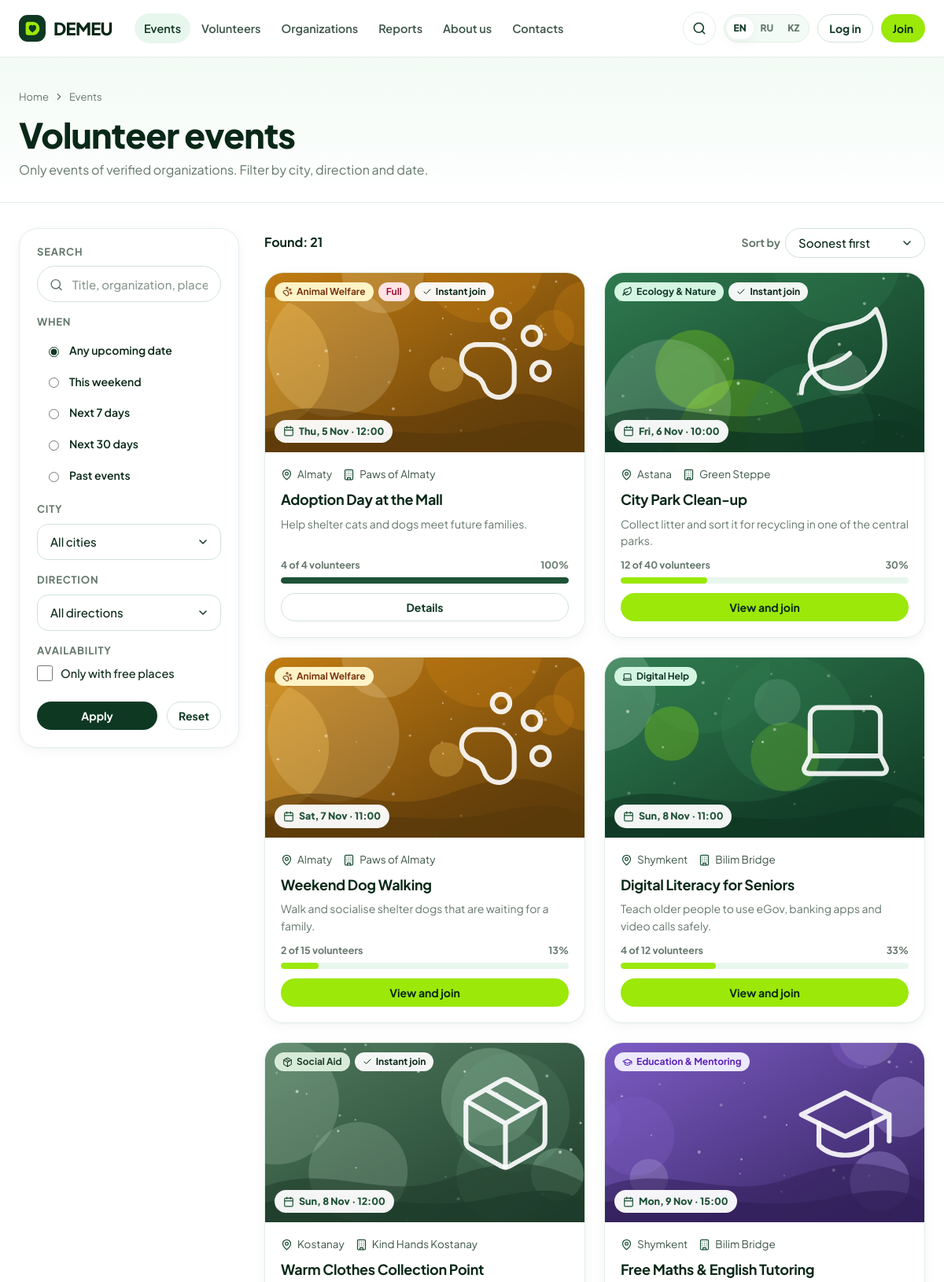
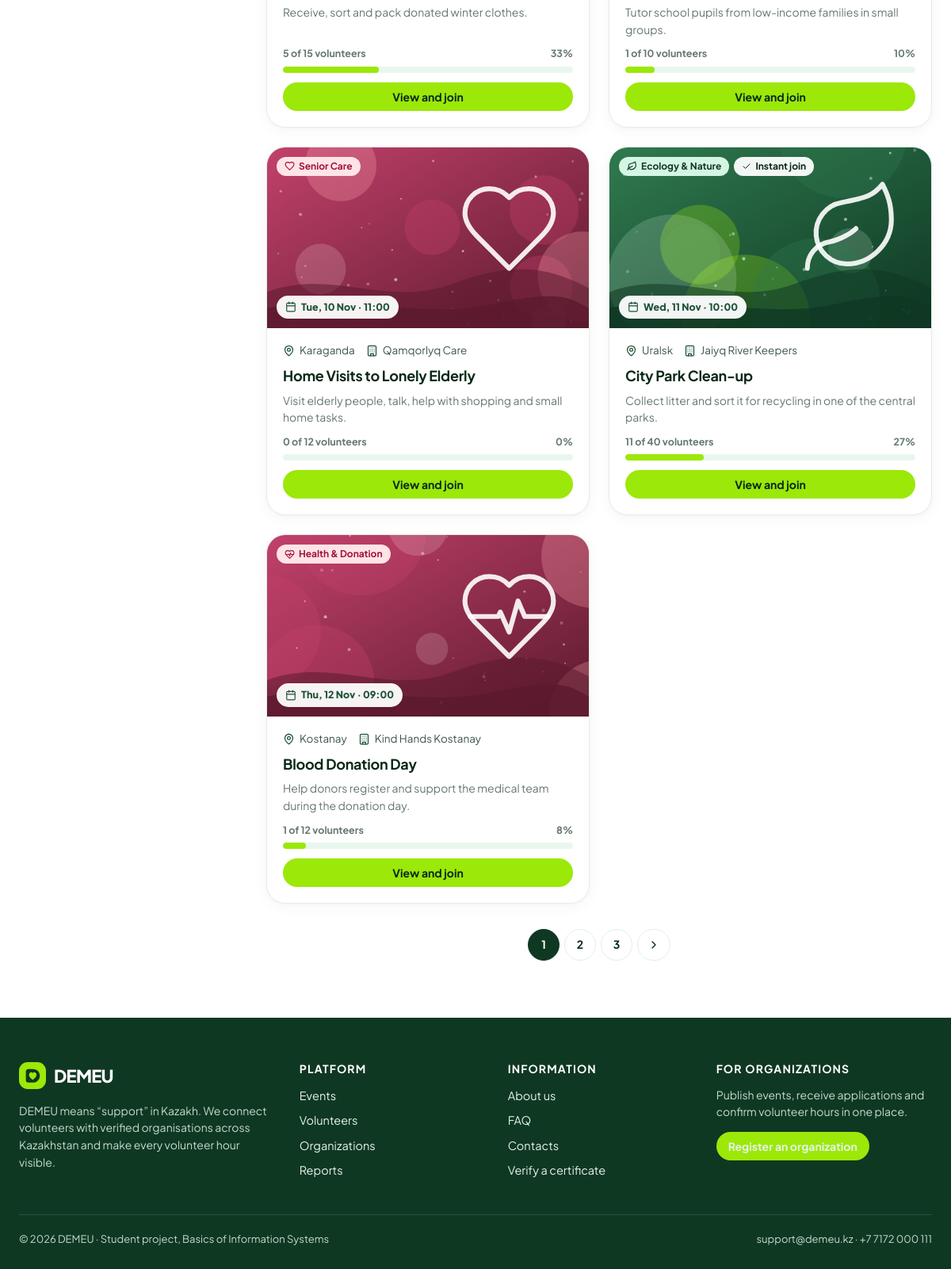
The app's page /events with its own data (2 pictures, top to bottom).
### tables this page shows
CREATE TABLE events (
    event_id              INTEGER PRIMARY KEY,
    org_id                INTEGER NOT NULL REFERENCES organizations(org_id) ON DELETE RESTRICT,
    coordinator_id        INTEGER NOT NULL REFERENCES coordinators(coordinator_id) ON DELETE RESTRICT,
    direction_id          INTEGER NOT NULL REFERENCES directions(direction_id) ON DELETE RESTRICT,
    city_id               INTEGER NOT NULL REFERENCES cities(city_id) ON DELETE RESTRICT,
    title                 TEXT NOT NULL CHECK (length(trim(title)) >= 5),
    summary               TEXT NOT NULL,       -- one line for cards
    description           TEXT NOT NULL,
    address               TEXT NOT NULL,
    starts_at             TEXT NOT NULL,       -- YYYY-MM-DD HH:MM
    ends_at               TEXT NOT NULL,
    registration_deadline TEXT NOT NULL,
    max_volunteers        INTEGER NOT NULL CHECK (max_volunteers BETWEEN 1 AND 1000),
    min_age               INTEGER NOT NULL DEFAULT 14 CHECK (min_age BETWEEN 14 AND 99),
    requires_approval     INTEGER NOT NULL DEFAULT 1 CHECK (requires_approval IN (0,1)),
    requirements          TEXT,                -- what to bring / skills needed
    provided              TEXT,                -- what organisers provide (meals, gloves...)
    cover_path            TEXT,
    status                TEXT NOT NULL DEFAULT 'published'
                          CHECK (status IN ('draft','published','cancelled','completed')),
    cancel_reason         TEXT,
    created_at            TEXT NOT NULL DEFAULT (datetime('now','localtime')),
    updated_at            TEXT,
    CHECK (ends_at > starts_at),
    CHECK (registration_deadline <= starts_at)
);

CREATE TABLE directions (
    direction_id INTEGER PRIMARY KEY,
    slug         TEXT NOT NULL UNIQUE,
    name_en      TEXT NOT NULL,
    name_ru      TEXT NOT NULL,
    name_kk      TEXT NOT NULL,
    icon         TEXT NOT NULL DEFAULT 'heart',
    tone         TEXT NOT NULL DEFAULT 'mint'
                 CHECK (tone IN ('mint','sage','butter','sky','rose','lilac'))
);

CREATE TABLE cities (
    city_id     INTEGER PRIMARY KEY,
    name_en     TEXT NOT NULL UNIQUE,
    name_ru     TEXT NOT NULL,
    name_kk     TEXT NOT NULL,
    region_en   TEXT NOT NULL,
    lat         REAL,
    lng         REAL
);

CREATE TABLE organizations (
    org_id           INTEGER PRIMARY KEY,
    name             TEXT NOT NULL UNIQUE,
    bin              TEXT NOT NULL UNIQUE CHECK (length(bin) = 12 AND bin NOT GLOB '*[^0-9]*'),
    org_type         TEXT NOT NULL CHECK (org_type IN ('ngo','foundation','initiative','university','government','business')),
    description      TEXT NOT NULL,
    city_id          INTEGER NOT NULL REFERENCES cities(city_id) ON DELETE RESTRICT,
    address          TEXT NOT NULL,
    email            TEXT NOT NULL,
    phone            TEXT NOT NULL,
    website          TEXT,
    logo_path        TEXT,
    founded_year     INTEGER CHECK (founded_year BETWEEN 1950 AND 2100),
    status           TEXT NOT NULL DEFAULT 'pending'
                     CHECK (status IN ('pending','verified','rejected','suspended')),
    status_comment   TEXT,                     -- reason for rejection / suspension
    verified_at      TEXT,
    verified_by      INTEGER REFERENCES users(user_id) ON DELETE SET NULL,
    created_at       TEXT NOT NULL DEFAULT (datetime('now','localtime'))
);

### demeu/public.py (the view)
@bp.route("/events")
def events():
    q = clean(request.args.get("q"), 100)
    city, direction = arg_int("city"), arg_int("direction")
    when = request.args.get("when", "upcoming")
    only_free = request.args.get("free") == "1"
    sort = request.args.get("sort", "soon")
    now = datetime.now()
    where, args = [S.PUBLIC_WHERE], []
    if q:
        where.append("(e.title LIKE ? OR e.summary LIKE ? OR e.description LIKE ? OR o.name LIKE ? OR e.address LIKE ?)")
        args += [f"%{q}%"] * 5
    if city:
        where.append("e.city_id = ?"); args.append(city)
    if direction:
        where.append("e.direction_id = ?"); args.append(direction)
    if when == "past":
        where.append("e.ends_at < ?"); args.append(now_str())
    else:
        where.append("e.status = 'published' AND e.ends_at >= ?"); args.append(now_str())
        if when == "week":
            where.append("e.starts_at <= ?"); args.append((now + timedelta(days=7)).strftime("%Y-%m-%d 23:59"))
        elif when == "weekend":
            sat = now.date() + timedelta(days=(5 - now.weekday()) % 7)
            if now.weekday() == 6:
                sat = now.date() - timedelta(days=1)
            where.append("e.starts_at BETWEEN ? AND ?")
            args += [f"{sat} 00:00", f"{sat + timedelta(days=1)} 23:59"]
        elif when == "month":
            where.append("e.starts_at <= ?"); args.append((now + timedelta(days=30)).strftime("%Y-%m-%d 23:59"))
    if only_free:
        where.append("""(SELECT COUNT(*) FROM registrations r WHERE r.event_id=e.event_id
                         AND r.status IN ('approved','attended')) < e.max_volunteers
                        AND e.registration_deadline >= ?""")
        args.append(now_str())
    order = {"soon": "e.starts_at ASC", "new": "e.created_at DESC",
             "spots": "(e.max_volunteers - taken) DESC"}.get(sort, "e.starts_at ASC")
    if when == "past":
        order = "e.starts_at DESC"
    base = S.EVENT_SELECT + " WHERE " + " AND ".join(where)
    total = scalar(f"SELECT COUNT(*) FROM ({base})", args)
    page = Page(total, page_arg(), 9)
    rows = query(f"{base} ORDER BY {order} LIMIT ? OFFSET ?", args + [page.per_page, page.offset])
    return render_template("public/events.html", events=rows, page=page, q=q, city=city,
                           direction=direction, when=when, only_free=only_free, sort=sort, **ref())

### demeu/core.py (called while the page is built, shortened)
def get_lang():
    lang = session.get("lang")
    if lang in LANGS:
        return lang
    best = request.accept_languages.best_match(["en", "ru", "kk"]) if request else None
    return best or "en"

def _(key, **params):
    entry = TRANSLATIONS.get(key)
    if entry is None:
        text = key
    else:
        lang = g.get("lang", "en")
        text = entry.get(lang) or entry.get("en") or key
    if params:
        try:
            text = text.format(**params)
        except (KeyError, IndexError):
            pass
    return text

def loc(row, field):
    if row is None:
        return ""
    lang = g.get("lang", "en")
    keys = row.keys() if hasattr(row, "keys") else row
    for k in (f"{field}_{lang}", f"{field}_en", field):
        if k in keys and row[k]:
            return row[k]
    return ""

def parse_dt(value):
    if not value:
        return None
    if isinstance(value, datetime):
        return value
    for fmt in (DT_FMT, "%Y-%m-%d %H:%M:%S", "%Y-%m-%d"):
        try:
            return datetime.strptime(value, fmt)
        except ValueError:
            continue
    return None

def fmt_date(value, with_weekday=False, with_year=True):
    d = parse_dt(value)
    if not d:
        return ""
    lang = g.get("lang", "en")
    s = f"{d.day} {MONTHS[lang][d.month - 1]}"
    if with_year:
        s += f" {d.year}"
    if with_weekday:
        s = f"{WEEKDAYS[lang][d.weekday()]}, " + s
    return s

def fmt_time(value):
    d = parse_dt(value)
    return d.strftime("%H:%M") if d else ""

def now_str():
    return datetime.now().strftime(DT_FMT)

def event_phase(ev):
    if ev["status"] in ("cancelled", "draft"):
        return ev["status"]
    now = datetime.now()
    if parse_dt(ev["ends_at"]) <= now or ev["status"] == "completed":
        return "finished"
    if parse_dt(ev["starts_at"]) <= now:
        return "ongoing"
    return "upcoming"

def load_user():
    g.user = g.volunteer = g.coordinator = g.org = None
    uid = session.get("uid")
    if not uid:
        return

def check_csrf():
    if request.method == "POST" and not current_app.config.get("TESTING_NO_CSRF"):
        sent = request.form.get("csrf_token") or request.headers.get("X-CSRF-Token")
        if not sent or not secrets.compare_digest(sent, session.get("csrf", "")):
            abort(400, description="CSRF token missing or invalid")

def page_arg():
    try:
        return int(request.args.get("page", 1))
    except ValueError:
        return 1

### demeu/templates/public/events.html (shortened to what this page needs)
{% extends "base.html" %}
{% from "partials/macros.html" import event_card, pagination, empty %}
{% block content %}
<section class="page-head">
  <div class="wrap">
    <div class="crumbs"><a href="{{ url_for('public.home') }}">{{ _('home') }}</a>{{ icon('chevron-right', 14) }}<span>{{ _('nav_events') }}</span></div>
    <h1>{{ _('events_title') }}</h1>
    <p>{{ _('events_subtitle') }}</p>
  </div>
</section>
<div class="wrap">
  <div class="with-filters">
    <form class="card filters" id="filters" method="get" data-autosubmit>
      <h4>{{ _('search') }}</h4>
      <label class="input-icon"><span class="sr-only">{{ _('search') }}</span>{{ icon('search', 17) }}
        <input class="input pill" name="q" value="{{ q }}" placeholder="{{ _('search_short_placeholder') }}"></label>
      <h4>{{ _('when') }}</h4>
      <div class="radio-list">
        {% for v, k in [('upcoming','when_any'),('weekend','when_weekend'),('week','when_week'),('month','when_month'),('past','when_past')] %}
        <label><input type="radio" name="when" value="{{ v }}" {{ 'checked' if when == v }}> {{ _(k) }}</label>
        {% endfor %}
      </div>
      <h4>{{ _('city') }}</h4>
      <select class="select" name="city" aria-label="{{ _('city') }}">
        <option value="">{{ _('all_cities') }}</option>
      </select>
      <h4>{{ _('direction') }}</h4>
      <select class="select" name="direction" aria-label="{{ _('direction') }}">
        <option value="">{{ _('all_directions') }}</option>
      </select>
      {% if when != 'past' %}
      <h4>{{ _('availability') }}</h4>
      <label class="check"><input type="checkbox" name="free" value="1" {{ 'checked' if only_free }}> {{ _('only_with_places') }}</label>
      {% endif %}
      <div class="row mt-3">
        <button class="btn btn-dark btn-sm grow" type="submit">{{ _('apply_filters') }}</button>
        <a class="btn btn-ghost btn-sm" href="{{ url_for('public.events') }}">{{ _('reset') }}</a>
      </div>
    </form>
    <div>
      <div class="results-bar">
        <span class="count">{{ _('found_n', n=page.total) }}</span>
        <div class="row">
          {% if when != 'past' %}
          <form method="get" data-autosubmit class="row tight">
            <label class="small muted" for="sort">{{ _('sort_by') }}</label>
            <select class="select pill" id="sort" name="sort" style="height:38px;width:auto">
              <option value="soon" {{ 'selected' if sort == 'soon' }}>{{ _('sort_soon') }}</option>
            </select>
          </form>
          {% endif %}
        </div>
      </div>
      {% if events %}
        <div class="grid grid-3" style="grid-template-columns:repeat(auto-fill,minmax(270px,1fr))">
          {% for ev in events %}{{ event_card(ev) }}{% endfor %}
        </div>
        {{ pagination(page) }}
      {% else %}
        {{ empty('search', _('no_events_title'), _('no_events_text'), url_for('public.events'), _('reset_filters')) }}
      {% endif %}
    </div>
  </div>
</div>
{% endblock %}

### demeu/templates/partials/macros.html (shortened to what this page needs)
{% macro cover_url(ev) -%}
{%- if ev.cover_path -%}{{ media_url(ev.cover_path) }}{%- else -%}{{ url_for('static', filename='img/covers/' ~ (ev.dir_slug or 'ecology') ~ '.svg') }}{%- endif -%}
{%- endmacro %}
{% macro dir_tag(row, prefix='dir_') -%}
<span class="tag tone-{{ row[prefix ~ 'tone'] if prefix else row.tone }}">{{ icon(row[prefix ~ 'icon'] if prefix else row.icon, 13) }}{{ loc(row, prefix ~ 'name' if prefix else 'name') }}</span>
{%- endmacro %}
{% macro event_card(ev) -%}
{% set phase = event_phase(ev) %}
{% set left = ev.max_volunteers - ev.taken %}
<article class="card card-hover event-card">
  <a class="event-cover" href="{{ url_for('public.event_detail', event_id=ev.event_id) }}" tabindex="-1" aria-hidden="true">
    <img src="{{ cover_url(ev) }}" alt="" loading="lazy">
    <div class="tags">
      {{ dir_tag(ev) }}
      {% if phase == 'upcoming' and left <= 0 %}<span class="tag tone-rose">{{ _('full') }}</span>
      {% elif phase == 'upcoming' and left <= 5 %}<span class="tag tone-butter">{{ _('spots_left', n=left) }}</span>{% endif %}
      {% if not ev.requires_approval and phase == 'upcoming' %}<span class="tag tag-white">{{ icon('check', 12) }}{{ _('instant_join') }}</span>{% endif %}
    </div>
    <span class="when">{{ icon('calendar', 14) }}{{ fmt_date(ev.starts_at, True, False) }} · {{ fmt_time(ev.starts_at) }}</span>
  </a>
  <div class="event-body">
    <div class="meta"><span>{{ icon('map-pin', 15) }}{{ loc(ev, 'city_name') }}</span><span>{{ icon('building', 15) }}{{ ev.org_name }}</span></div>
    <h3><a href="{{ url_for('public.event_detail', event_id=ev.event_id) }}">{{ ev.title }}</a></h3>
    <p class="summary">{{ ev.summary }}</p>
    <div class="event-foot">
      <div>
        <div class="progress-label"><span>{{ _('joined_of', a=ev.taken, b=ev.max_volunteers) }}</span><span>{{ (ev.taken * 100 // ev.max_volunteers) if ev.max_volunteers else 0 }}%</span></div>
        <div class="progress {{ 'full' if left <= 0 }}"><i style="width: {{ [100, (ev.taken * 100 // ev.max_volunteers)]|min }}%"></i></div>
      </div>
      <a class="btn {{ 'btn-primary' if phase == 'upcoming' and left > 0 else 'btn-ghost' }} btn-sm btn-block" href="{{ url_for('public.event_detail', event_id=ev.event_id) }}">
        {{ _('view_and_join') if phase == 'upcoming' and left > 0 else _('details') }}</a>
    </div>
  </div>
</article>
{%- endmacro %}
{% macro pagination(page) -%}
{% if page.pages > 1 %}
<nav class="pagination" aria-label="{{ _('pages') }}">
  {% for p in range(1, page.pages + 1) %}
    {% if p == page.page %}<span class="on">{{ p }}</span>
    {% elif p <= 2 or p > page.pages - 2 or (p - page.page)|abs <= 1 %}<a href="{{ page.url(p) }}">{{ p }}</a>
    {% elif (p - page.page)|abs == 2 %}<span>…</span>{% endif %}
  {% endfor %}
  {% if page.page < page.pages %}<a href="{{ page.url(page.page + 1) }}" aria-label="{{ _('next') }}">{{ icon('chevron-right', 16) }}</a>{% endif %}
</nav>
{% endif %}
{%- endmacro %}

### records on screen
events: slug (picture), starts_at "Thu, 5 Nov", starts_at "12:00", org_name "Paws of Almaty", title "Adoption Day at the Mall", summary "Help shelter cats and dogs meet future families.", max_volunteers "100"
directions: name_en "Animal Welfare"
cities: name_en "Almaty"
events: slug (picture), starts_at "Fri, 6 Nov", starts_at "10:00", org_name "Green Steppe", title "City Park Clean-up", summary "Collect litter and sort it for recycling in one of the central parks.", max_volunteers "30"
directions: name_en "Ecology & Nature"
cities: name_en "Astana"
events: slug (picture), starts_at "Sat, 7 Nov", starts_at "11:00", org_name "Paws of Almaty", title "Weekend Dog Walking", summary "Walk and socialise shelter dogs that are waiting for a family.", max_volunteers "13"
events: slug (picture), starts_at "Sun, 8 Nov", starts_at "11:00", org_name "Bilim Bridge", title "Digital Literacy for Seniors", summary "Teach older people to use eGov, banking apps and video calls safely.", max_volunteers "33"
directions: name_en "Digital Help"
cities: name_en "Shymkent"
events: slug (picture), starts_at "Sun, 8 Nov", starts_at "12:00", org_name "Kind Hands Kostanay", title "Warm Clothes Collection Point", summary "Receive, sort and pack donated winter clothes.", max_volunteers "33"
directions: name_en "Social Aid"
cities: name_en "Kostanay"
events: slug (picture), starts_at "Mon, 9 Nov", starts_at "15:00", org_name "Bilim Bridge", title "Free Maths & English Tutoring", summary "Tutor school pupils from low-income families in small groups.", max_volunteers "10"
directions: name_en "Education & Mentoring"
events: slug (picture), starts_at "Tue, 10 Nov", starts_at "11:00", org_name "Qamqorlyq Care", title "Home Visits to Lonely Elderly", summary "Visit elderly people, talk, help with shopping and small home tasks.", max_volunteers "0"
directions: name_en "Senior Care"
cities: name_en "Karaganda"
events: slug (picture), starts_at "Wed, 11 Nov", starts_at "10:00", org_name "Jaiyq River Keepers", title "City Park Clean-up", summary "Collect litter and sort it for recycling in one of the central parks.", max_volunteers "27"
cities: name_en "Uralsk"
events: slug (picture), starts_at "Thu, 12 Nov", starts_at "09:00", org_name "Kind Hands Kostanay", title "Blood Donation Day", summary "Help donors register and support the medical team during the donation day.", max_volunteers "8"
directions: name_en "Health & Donation"

### other values on screen
{{ LANG_LABELS[code] }} "EN" "RU" "KZ"
{{ p }} "1"
{{ p }} "2" "3"
{{ 2026 }} "2026"
form field city "All cities"
form field direction "All directions"
form field sort "Soonest first"
